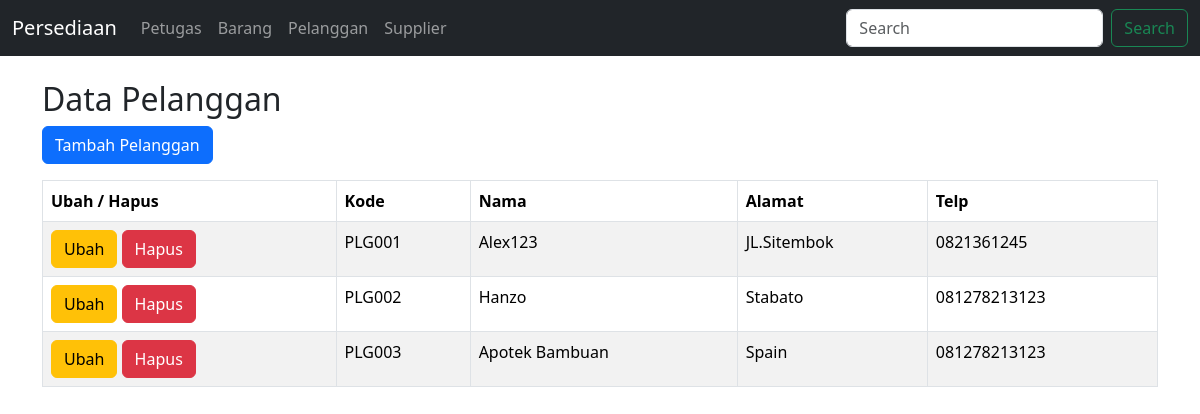
The app's page /pelanggan.php with its own data.
### tables this page shows
CREATE TABLE `tb_pelanggan` (
  `KodePelanggan` varchar(50) NOT NULL,
  `Nama` varchar(250) DEFAULT NULL,
  `Alamat` varchar(250) DEFAULT NULL,
  `Telp` varchar(25) DEFAULT NULL
);

### web/pelanggan.php (the view, shortened to what this page needs)
<?php
    require_once'../db_koneksi/koneksidb.php';
    $query_sql = "SELECT * FROM tb_pelanggan";
    $sql = mysqli_query($koneksidb, $query_sql) or die(mysqli_error($koneksidb));
    $totaldata = mysqli_num_rows($sql);
    $data = mysqli_fetch_assoc($sql);
?>
<!doctype html>
<html lang="en">
    <head>
        <link href="https://cdn.jsdelivr.net/npm/bootstrap@5.3.3/dist/css/bootstrap.min.css" rel="stylesheet">
    </head>
    <body>
        <?php require_once('menu.php');?>
        <br>
        <div class="container">
            <h2>Data Pelanggan</h2>
            <a href="barangtambah.php"><button class="btn btn-primary mb-3" type="button">Tambah Pelanggan</button> <i class="ace-icon fa fa-signal"></i></a>
            <br>
            <table align="table-responsive" class=" table table-striped table-bordered table-hover" id="dynamic-table">
                <thead>
                    <th>Ubah / Hapus</th>
                    <th>Kode</th>
                    <th>Nama</th>
                    <th>Alamat</th>
                    <th>Telp</th>
                </thead>
                <tbody>
                    <?php do {
                        if($totaldata==0) {
                            echo"data kosong";
                        }else{ ?>
                    <tr>
                        <td>
                            <a href="pelangganedit.php?id=<?php echo $data['KodePelanggan'];?>"><button class="btn btn-warning">Ubah</button></a>
                            <a href="pelangganhapus.php?id=<?php echo $data['KodePelanggan'];?>"><button class="btn btn-danger">Hapus</button></a>
                        </td>
                        <td><?php echo $data['KodePelanggan'];?></td>
                        <td><?php echo $data['Nama'];?></td>
                        <td><?php echo $data['Alamat'];?></td>
                        <td><?php echo $data['Telp'];?></td>
                    </tr>
                            <?php }
                        } while ($data = mysqli_fetch_assoc($sql));
                    ?>
                </tbody>
            </table>
        </div>
    </body>
</html>

### records on screen
tb_pelanggan: KodePelanggan "PLG001", Nama "Alex123", Alamat "JL.Sitembok", Telp "0821361245"
tb_pelanggan: KodePelanggan "PLG002", Nama "Hanzo", Alamat "Stabato", Telp "081278213123"
tb_pelanggan: KodePelanggan "PLG003", Nama "Apotek Bambuan", Alamat "Spain", Telp "081278213123"
